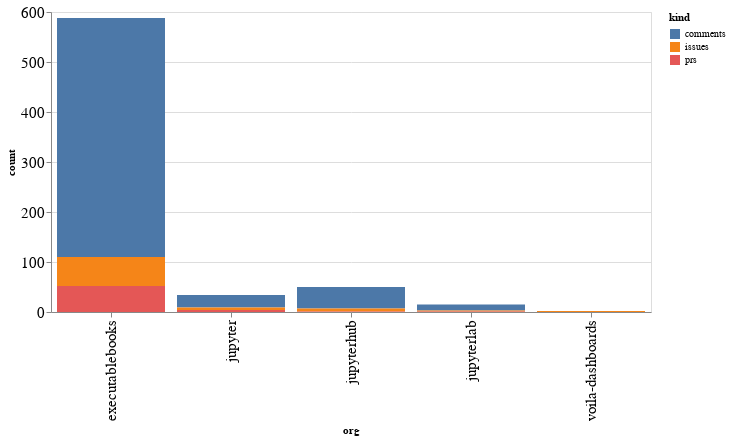

Notebook cell for this chart:
### Code cell
alt.Chart(org_summaries, width=600).mark_bar().encode(
    x='org',
    y='count',
    color='kind',
    tooltip="org"
)

### Figure 1 — Vega-Lite specification as saved in the notebook (floating-point values rounded to 4 significant figures)
{"config": {"axisLeft": {"labelFontSize": 15}, "axisBottom": {"labelFontSize": 15}}, "data": {"name": "data-12a6f209275141ca3ddd88206a418d74"}, "mark": "bar", "encoding": {"color": {"type": "nominal", "field": "kind"}, "tooltip": {"type": "nominal", "field": "org"}, "x": {"type": "nominal", "field": "org"}, "y": {"type": "quantitative", "field": "count"}}, "width": 600, "$schema": "https://vega.github.io/schema/vega-lite/v4.8.1.json", "datasets": {"data-12a6f209275141ca3ddd88206a418d74": [{"org": "executablebooks", "kind": "comments", "count": 478}, {"org": "executablebooks", "kind": "issues", "count": 58}, {"org": "executablebooks", "kind": "prs", "count": 52}, {"org": "jupyter", "kind": "comments", "count": 25}, {"org": "jupyter", "kind": "issues", "count": 5}, {"org": "jupyter", "kind": "prs", "count": 4}, {"org": "jupyterhub", "kind": "comments", "count": 43}, {"org": "jupyterhub", "kind": "issues", "count": 6}, {"org": "jupyterhub", "kind": "prs", "count": 1}, {"org": "jupyterlab", "kind": "comments", "count": 12}, {"org": "jupyterlab", "kind": "issues", "count": 2}, {"org": "jupyterlab", "kind": "prs", "count": 1}, {"org": "voila-dashboards", "kind": "issues", "count": 2}]}}
